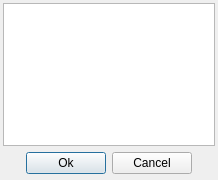
<ui version="4.0" >
 <class>Dialog</class>
 <widget class="QDialog" name="Dialog" >
  <property name="geometry" >
   <rect>
    <x>0</x>
    <y>0</y>
    <width>218</width>
    <height>180</height>
   </rect>
  </property>
  <property name="windowTitle" >
   <string>Dialog</string>
  </property>
  <layout class="QGridLayout" >
   <property name="leftMargin" >
    <number>3</number>
   </property>
   <property name="topMargin" >
    <number>3</number>
   </property>
   <property name="rightMargin" >
    <number>3</number>
   </property>
   <property name="bottomMargin" >
    <number>6</number>
   </property>
   <item row="1" column="0" >
    <layout class="QHBoxLayout" >
     <item>
      <spacer>
       <property name="orientation" >
        <enum>Qt::Horizontal</enum>
       </property>
       <property name="sizeHint" >
        <size>
         <width>40</width>
         <height>20</height>
        </size>
       </property>
      </spacer>
     </item>
     <item>
      <widget class="QPushButton" name="okButton" >
       <property name="text" >
        <string>Ok</string>
       </property>
      </widget>
     </item>
     <item>
      <widget class="QPushButton" name="cancelButton" >
       <property name="text" >
        <string>Cancel</string>
       </property>
      </widget>
     </item>
     <item>
      <spacer>
       <property name="orientation" >
        <enum>Qt::Horizontal</enum>
       </property>
       <property name="sizeHint" >
        <size>
         <width>40</width>
         <height>20</height>
        </size>
       </property>
      </spacer>
     </item>
    </layout>
   </item>
   <item row="0" column="0" >
    <widget class="QTextEdit" name="reasonText" />
   </item>
  </layout>
 </widget>
 <resources/>
 <connections>
  <connection>
   <sender>cancelButton</sender>
   <signal>clicked()</signal>
   <receiver>Dialog</receiver>
   <slot>reject()</slot>
   <hints>
    <hint type="sourcelabel" >
     <x>152</x>
     <y>170</y>
    </hint>
    <hint type="destinationlabel" >
     <x>203</x>
     <y>149</y>
    </hint>
   </hints>
  </connection>
 </connections>
</ui>
